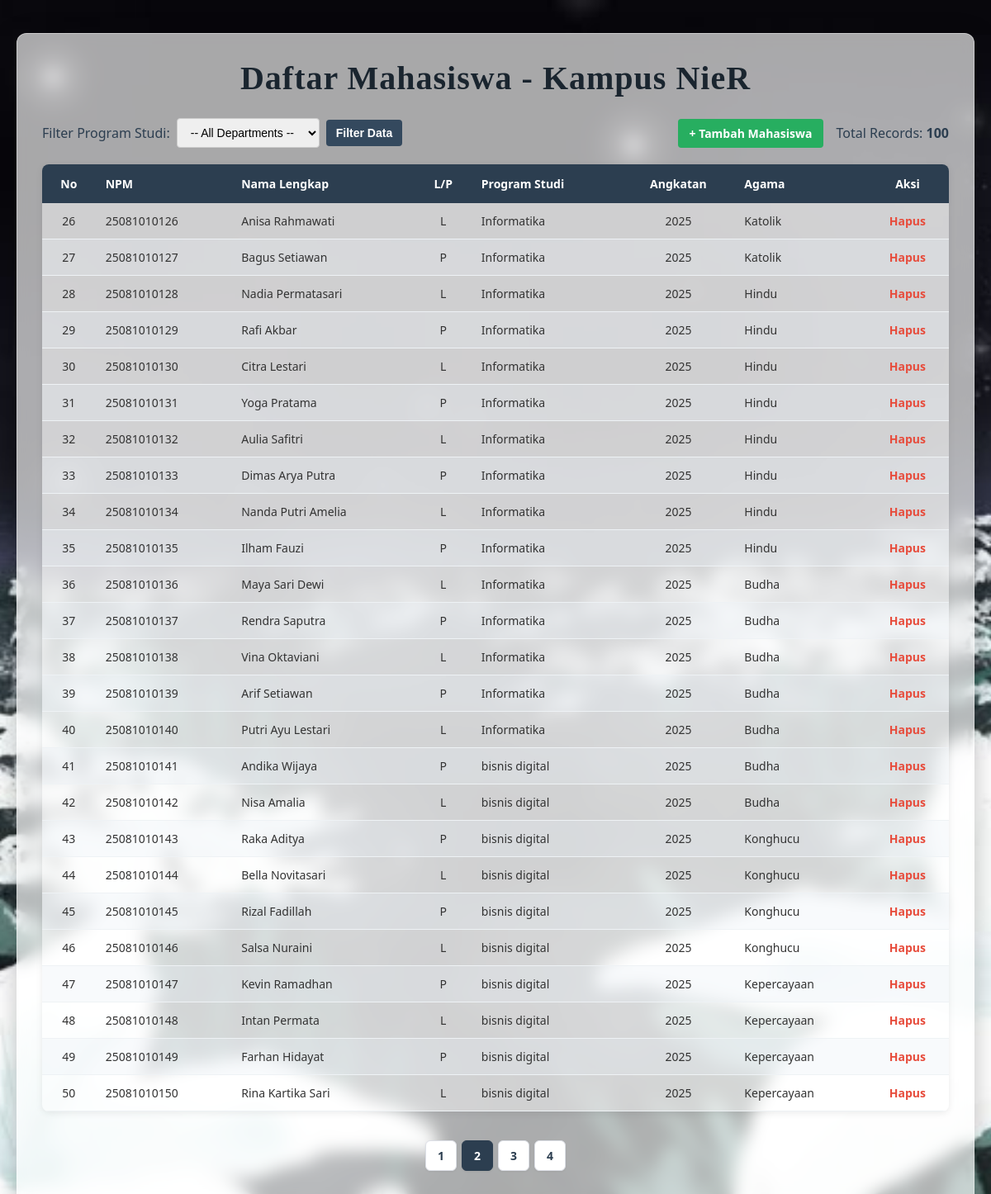
/webdl.php?page=2, run on the app's committed database.
### tables this page shows
CREATE TABLE `mahasiswa` (
  `id_mahasiswa` int(11) NOT NULL,
  `npm` varchar(20) NOT NULL,
  `nama_mahasiswa` varchar(100) NOT NULL,
  `jenis_kelamin` char(1) DEFAULT NULL,
  `program_studi` varchar(100) DEFAULT NULL,
  `angkatan` int(11) DEFAULT NULL,
  `agama` enum('Budha','Hindu','Islam','Katolik','Kepercayaan','Konghucu','Protestan') DEFAULT NULL
);

### webdl.php (the view, shortened to what this page needs)
<?php
$host = "localhost";
$user = "root";
$pass = "";
$db   = "db mhws";
$conn = mysqli_connect($host, $user, $pass, $db);
$where_sql = "";
$limit = 25;
$page = isset($_GET['page']) ? (int)$_GET['page'] : 1;
$offset = ($page - 1) * $limit;
$count_sql = "SELECT COUNT(*) AS total FROM mahasiswa" . $where_sql;
$count_result = mysqli_query($conn, $count_sql);
$count_row = mysqli_fetch_assoc($count_result);
$total_records = $count_row['total'];
$total_pages = ceil($total_records / $limit);
$sql = "SELECT * FROM mahasiswa" . $where_sql . " LIMIT $limit OFFSET $offset";
$result = mysqli_query($conn, $sql);
?>
<!DOCTYPE html>
<html lang="en">
<head>
</head>
<body>
<div class="container">
    <h2>Daftar Mahasiswa - Kampus NieR</h2>
    <div class="controls">
        <form method="GET" action="webdl.php">
            <label for="prodi">Filter Program Studi:</label>
            <select name="prodi" id="prodi">
                <option value="">-- All Departments --</option>
            </select>
            <button type="submit">Filter Data</button>
        </form>
        <div style="display: flex; align-items: center; gap: 15px;">
            <a href="tambahdata.php" style="background-color: #27ae60; color: white; padding: 8px 14px; text-decoration: none; border-radius: 4px; font-weight: bold; font-size: 14px;">
                + Tambah Mahasiswa
            </a>
            <div>Total Records: <strong><?php echo $total_records; ?></strong></div>
        </div>
    </div>
    <table>
        <thead>
            <tr>
                <th>No</th>
                <th>NPM</th>
                <th>Nama Lengkap</th>
                <th>L/P</th>
                <th>Program Studi</th>
                <th>Angkatan</th>
                <th>Agama</th>
                <th>Aksi</th>
            </tr>
        </thead>
        <tbody>
            <?php
            if (mysqli_num_rows($result) > 0) {
                $no = $offset + 1;
                while($row = mysqli_fetch_assoc($result)) {
                    echo "<tr>";
                    echo "<td>" . $no++ . "</td>";
                    echo "<td>" . $row["npm"] . "</td>";
                    echo "<td>" . $row["nama_mahasiswa"] . "</td>";
                    echo "<td>" . $row["jenis_kelamin"] . "</td>";
                    echo "<td>" . $row["program_studi"] . "</td>";
                    echo "<td>" . $row["angkatan"] . "</td>";
                    echo "<td>" . $row["agama"] . "</td>";
                    echo "<td><a href='hapus.php?id=" . $row["id_mahasiswa"] . "' class='btn-hapus' onclick='return confirm(\"Yakin ingin menghapus data ini?\")'>Hapus</a></td>";
                    echo "</tr>";
                }
            } else {
                echo "<tr><td colspan='8' style='text-align:center;'>No matching records found in the sector.</td></tr>";
            }
            ?>
        </tbody>
    </table>
    <div class="pagination">
        <?php
        for ($i = 1; $i <= $total_pages; $i++) {
            $url = "?page=" . $i;
            $active_class = ($i == $page) ? "class='active'" : "";
            echo "<a href='$url' $active_class>$i</a>";
        }
        ?>
    </div>
</div>
</body>
</html>

### webdl.php (style rules this page uses)
body { font-family: 'Segoe UI', Tahoma, Geneva, Verdana, sans-serif; background-image: url('bekgronlohya.jpg'); background-size: cover; background-position: center; background-repeat: no-repeat; background-attachment: fixed; margin: 0; padding: 20px; color: #2c3e50; }
.container { max-width: 1100px; margin: 20px auto; background-color: rgba(255, 255, 255, 0.65); padding: 30px; border-radius: 12px; box-shadow: 0 8px 32px rgba(0, 0, 0, 0.25); backdrop-filter: blur(10px); -webkit-backdrop-filter: blur(10px); border: 1px solid rgba(255, 255, 255, 0.4); }
h2 { font-family: 'La Obrige', serif; font-size: 2.5rem; text-align: center; margin-top: 0; margin-bottom: 25px; color: #1a252f; letter-spacing: 1px; }
.controls { display: flex; justify-content: space-between; align-items: center; margin-bottom: 20px; flex-wrap: wrap; gap: 15px; }
.controls form { display: flex; align-items: center; gap: 8px; }
.controls select, .controls button { padding: 8px 12px; border-radius: 4px; border: 1px solid #ccc; font-size: 14px; }
.controls button[type="submit"] { background-color: #34495e; color: white; border: none; cursor: pointer; font-weight: 600; }
table { width: 100%; border-collapse: collapse; margin-top: 10px; background-color: rgba(255, 255, 255, 0.30); border-radius: 8px; overflow: hidden; box-shadow: 0 2px 8px rgba(0, 0, 0, 0.08); }
th { background-color: #2c3e50; color: #ffffff; font-size: 14px; font-weight: 600; padding: 14px 12px; text-align: left; border: none; }
td { padding: 12px; border-bottom: 1px solid #eef2f5; font-size: 14px; color: #333; }
th:nth-child(1), td:nth-child(1), th:nth-child(4), td:nth-child(4), th:nth-child(6), td:nth-child(6), th:nth-child(8), td:nth-child(8) { text-align: center; }
tbody tr { background-color: rgba(255, 255, 255, 0.20); }
tbody tr:nth-child(even) { background-color: rgba(240, 244, 248, 0.45); }
a.btn-hapus { color: #e74c3c; font-weight: bold; text-decoration: none; }
.pagination { display: flex; justify-content: center; align-items: center; gap: 6px; margin-top: 25px; margin-bottom: 10px; padding-top: 10px; }
.pagination a { padding: 8px 14px; border: 1px solid #dcdfe6; text-decoration: none; color: #2c3e50; background-color: #ffffff; border-radius: 6px; font-weight: 600; font-size: 14px; transition: all 0.2s ease; box-shadow: 0 1px 3px rgba(0,0,0,0.05); }
.pagination a.active { background-color: #2c3e50; color: white; border-color: #2c3e50; }

### data on the page
mahasiswa: npm "25081010126", nama_mahasiswa "Anisa Rahmawati", jenis_kelamin "L", program_studi "Informatika", angkatan "2025", agama "Katolik"
mahasiswa: npm "25081010127", nama_mahasiswa "Bagus Setiawan", jenis_kelamin "P", program_studi "Informatika", angkatan "2025", agama "Katolik"
mahasiswa: npm "25081010128", nama_mahasiswa "Nadia Permatasari", jenis_kelamin "L", program_studi "Informatika", angkatan "2025", agama "Hindu"
mahasiswa: npm "25081010129", nama_mahasiswa "Rafi Akbar", jenis_kelamin "P", program_studi "Informatika", angkatan "2025", agama "Hindu"
mahasiswa: npm "25081010130", nama_mahasiswa "Citra Lestari", jenis_kelamin "L", program_studi "Informatika", angkatan "2025", agama "Hindu"
mahasiswa: npm "25081010131", nama_mahasiswa "Yoga Pratama", jenis_kelamin "P", program_studi "Informatika", angkatan "2025", agama "Hindu"
mahasiswa: npm "25081010132", nama_mahasiswa "Aulia Safitri", jenis_kelamin "L", program_studi "Informatika", angkatan "2025", agama "Hindu"
mahasiswa: npm "25081010133", nama_mahasiswa "Dimas Arya Putra", jenis_kelamin "P", program_studi "Informatika", angkatan "2025", agama "Hindu"
mahasiswa: npm "25081010134", nama_mahasiswa "Nanda Putri Amelia", jenis_kelamin "L", program_studi "Informatika", angkatan "2025", agama "Hindu"
mahasiswa: npm "25081010135", nama_mahasiswa "Ilham Fauzi", jenis_kelamin "P", program_studi "Informatika", angkatan "2025", agama "Hindu"
mahasiswa: npm "25081010136", nama_mahasiswa "Maya Sari Dewi", jenis_kelamin "L", program_studi "Informatika", angkatan "2025", agama "Budha"
mahasiswa: npm "25081010137", nama_mahasiswa "Rendra Saputra", jenis_kelamin "P", program_studi "Informatika", angkatan "2025", agama "Budha"
mahasiswa: npm "25081010138", nama_mahasiswa "Vina Oktaviani", jenis_kelamin "L", program_studi "Informatika", angkatan "2025", agama "Budha"
mahasiswa: npm "25081010139", nama_mahasiswa "Arif Setiawan", jenis_kelamin "P", program_studi "Informatika", angkatan "2025", agama "Budha"
mahasiswa: npm "25081010140", nama_mahasiswa "Putri Ayu Lestari", jenis_kelamin "L", program_studi "Informatika", angkatan "2025", agama "Budha"
mahasiswa: npm "25081010141", nama_mahasiswa "Andika Wijaya", jenis_kelamin "P", program_studi "bisnis digital", angkatan "2025", agama "Budha"
mahasiswa: npm "25081010142", nama_mahasiswa "Nisa Amalia", jenis_kelamin "L", program_studi "bisnis digital", angkatan "2025", agama "Budha"
mahasiswa: npm "25081010143", nama_mahasiswa "Raka Aditya", jenis_kelamin "P", program_studi "bisnis digital", angkatan "2025", agama "Konghucu"
mahasiswa: npm "25081010144", nama_mahasiswa "Bella Novitasari", jenis_kelamin "L", program_studi "bisnis digital", angkatan "2025", agama "Konghucu"
mahasiswa: npm "25081010145", nama_mahasiswa "Rizal Fadillah", jenis_kelamin "P", program_studi "bisnis digital", angkatan "2025", agama "Konghucu"
mahasiswa: npm "25081010146", nama_mahasiswa "Salsa Nuraini", jenis_kelamin "L", program_studi "bisnis digital", angkatan "2025", agama "Konghucu"
mahasiswa: npm "25081010147", nama_mahasiswa "Kevin Ramadhan", jenis_kelamin "P", program_studi "bisnis digital", angkatan "2025", agama "Kepercayaan"
mahasiswa: npm "25081010148", nama_mahasiswa "Intan Permata", jenis_kelamin "L", program_studi "bisnis digital", angkatan "2025", agama "Kepercayaan"
mahasiswa: npm "25081010149", nama_mahasiswa "Farhan Hidayat", jenis_kelamin "P", program_studi "bisnis digital", angkatan "2025", agama "Kepercayaan"
mahasiswa: npm "25081010150", nama_mahasiswa "Rina Kartika Sari", jenis_kelamin "L", program_studi "bisnis digital", angkatan "2025", agama "Kepercayaan"

### other printed values
$total_records "100"
